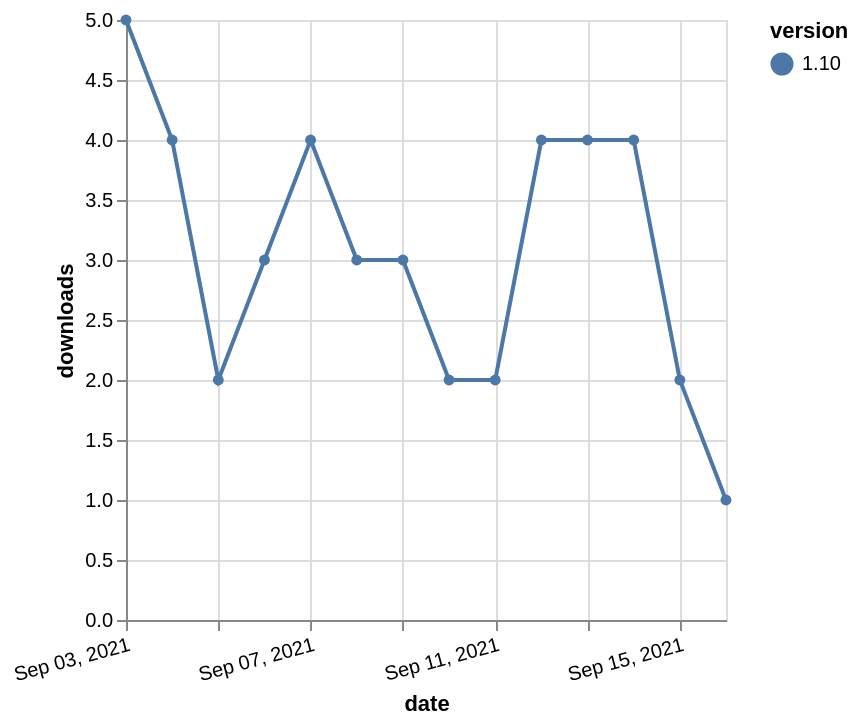

Vega-Lite specification for this chart:
### Vega-Lite specification from a JSON file in a GitHub repository (floating-point values rounded to 4 significant figures)
{"$schema": "https://vega.github.io/schema/vega-lite/v5.json", "description": "A simple bar chart with embedded data.", "data": {"values": [{"date": "2021-09-03", "total": 2528, "delta": 5, "version": "1.10"}, {"date": "2021-09-04", "total": 2532, "delta": 4, "version": "1.10"}, {"date": "2021-09-05", "total": 2534, "delta": 2, "version": "1.10"}, {"date": "2021-09-06", "total": 2537, "delta": 3, "version": "1.10"}, {"date": "2021-09-07", "total": 2541, "delta": 4, "version": "1.10"}, {"date": "2021-09-08", "total": 2544, "delta": 3, "version": "1.10"}, {"date": "2021-09-09", "total": 2547, "delta": 3, "version": "1.10"}, {"date": "2021-09-10", "total": 2549, "delta": 2, "version": "1.10"}, {"date": "2021-09-11", "total": 2551, "delta": 2, "version": "1.10"}, {"date": "2021-09-12", "total": 2555, "delta": 4, "version": "1.10"}, {"date": "2021-09-13", "total": 2559, "delta": 4, "version": "1.10"}, {"date": "2021-09-14", "total": 2563, "delta": 4, "version": "1.10"}, {"date": "2021-09-15", "total": 2565, "delta": 2, "version": "1.10"}, {"date": "2021-09-16", "total": 2566, "delta": 1, "version": "1.10"}]}, "width": "container", "mark": {"type": "line", "point": {"filled": true}}, "encoding": {"x": {"field": "date", "type": "temporal", "timeUnit": "yearmonthdate", "title": "date", "axis": {"labelAngle": -15}}, "y": {"field": "delta", "type": "quantitative", "title": "downloads"}, "color": {"field": "version", "type": "nominal"}, "tooltip": {"field": "delta"}}}
